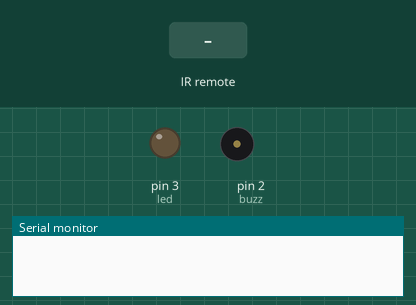
Bench run of a sketch on a simulated Arduino Uno, built with avr-gcc and run on an emulated ATmega328P. Parts: output pins drawn as LEDs (lit = HIGH), buzzer (waves = sounding, pin HIGH), the last lines printed to the serial monitor. Inputs (shaded band) come from the test bench.

Above: at 1.2 s.
1.3 s: infrared code 0xF708FF00 received
At 2.1 s:
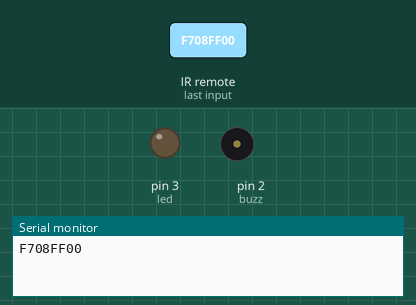
2.9 s: infrared code 0xA55AFF00 received
At 3.3 s:
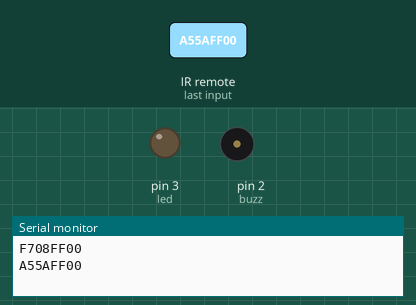
Timing chart, 0 to 5.9 s (numbered marks = the images above; inputs shaded):
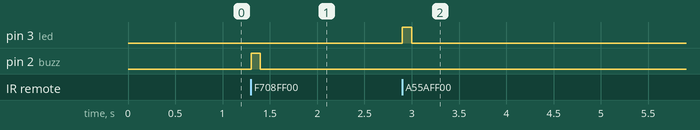

The sketch:

sketch_jul19a.ino
```cpp
#include <IRremote.hpp>
#define IR_RECEIVE_PIN 11

int buzz = 2;
int led = 3;

byte readVal;

void setup() {
  // put your setup code here, to run once:
  Serial.begin(9600);
  IrReceiver.begin(IR_RECEIVE_PIN, ENABLE_LED_FEEDBACK);

  pinMode(buzz, OUTPUT);
  pinMode(led, OUTPUT);
}

void loop() {
  // put your main code here, to run repeatedly:
  if (IrReceiver.decode()) {
    Serial.println(IrReceiver.decodedIRData.decodedRawData, HEX);  // Print "old" raw data
    //IrReceiver.printIRResultShort(&Serial); // Print complete received data in one line
    // IrReceiver.printIRSendUsage(&Serial);   // Print the statement required to send this data
    runComponenet(IrReceiver.decodedIRData.decodedRawData);
    IrReceiver.resume();  // Enable receiving of the next value
  }
}

void runComponenet(unsigned long hexVal) {

  if (hexVal == 0xF708FF00) {
  //LEFT
    digitalWrite(buzz, HIGH);
    delay(100);
    digitalWrite(buzz, LOW);
  } else if (hexVal == 0xA55AFF00) {
    //RIGHT
    digitalWrite(led, HIGH);
    delay(100);
    digitalWrite(led, LOW);
  }
}
```

Measured:
- after the input at 1.3 s, pin 2 (buzz): LOW → HIGH at once, → LOW 0.10 s later
- after the input at 2.9 s, pin 3 (led): LOW → HIGH at once, → LOW 0.10 s later
